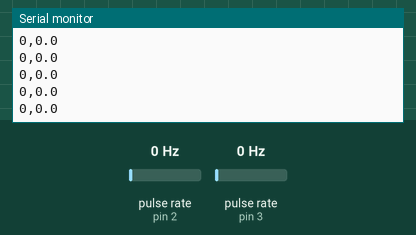
Recording of a sketch running on a simulated Arduino Uno, built with avr-gcc and run on an emulated ATmega328P. On the bench: the last lines printed to the serial monitor. Wiring (inferred from the names in the program): 2 × pulse sensor: data pin 2 / data pin 3. The inputs (shaded band) are chosen by the test bench; at power-on: pulse rate (sensors on pin 2, pin 3) 0 Hz.

Above: at 1.2 s.
1.3 s: pulse rate (sensor on pin 2) set to 4 Hz
At 2.3 s:
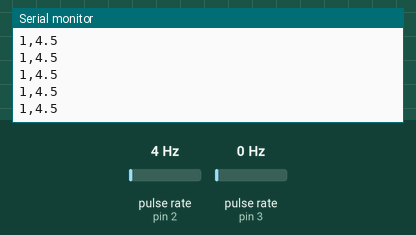
2.8 s: pulse rate (sensor on pin 3) set to 4 Hz
At 3.7 s:
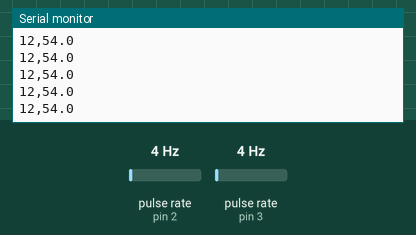
4.3 s: pulse rate (sensor on pin 3) set to 50 Hz
At 5.1 s:
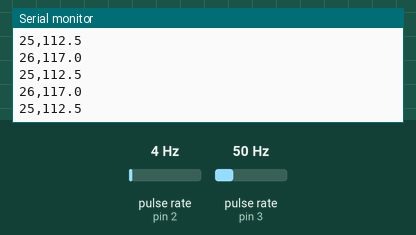
7.3 s: pulse rate (sensor on pin 2) set to 50 Hz
At 8.0 s:
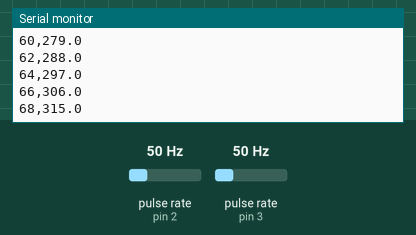
Timing chart, 0 to 9.8 s (numbered marks = the images above; inputs shaded):
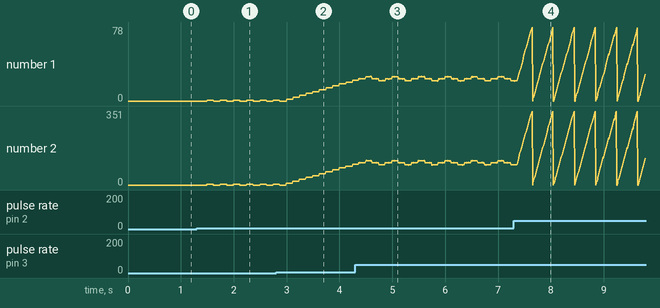

Measured:
- after the input at 1.3 s, the serial monitor: prints a new line after 0.19 s (image 1)
- after the input at 2.8 s, the serial monitor: prints a new line after 0.19 s (image 2)
- after the input at 4.3 s, the serial monitor: prints a new line after 0.08 s (image 3)
- after the input at 7.3 s, the serial monitor: prints a new line after 0.09 s (image 4)
- plotted number 1: 0 → 1 after the input at 1.3 s, 1 → 22 after the input at 2.8 s, 22 → 28 after the input at 7.3 s
- plotted number 2: 0 → 4.5 after the input at 1.3 s, 4.5 → 99 after the input at 2.8 s, 99 → 126 after the input at 7.3 s

The sketch:

encoder.ino
```cpp
// Based on:
//    http://bildr.org/2012/08/rotary-encoder-arduino/
//    https://www.arduino.cc/en/Reference/AttachInterrupt?setlang=it

// Declare some variables
int encoderPin1 = 2;
int encoderPin2 = 3;
int lastMSB = 0;
int lastLSB = 0;
long lastencoderValue = 0;
volatile int lastEncoded = 0;
volatile long encoderValue = 0;


void setup() {
  // Start up a serial port
  Serial.begin(9600);

  // declare input pins, turn pullup resistor on and call updateEncoder() when there is a change
  pinMode(encoderPin1, INPUT);
  pinMode(encoderPin2, INPUT);
  digitalWrite(encoderPin1, HIGH);
  digitalWrite(encoderPin2, HIGH);
  attachInterrupt(0, updateEncoder, CHANGE);
  attachInterrupt(1, updateEncoder, CHANGE);
}


void loop() {
  // 360/80 = 4.5 degrees per step... First step is "2" the rest are 4. Really its a half step
  Serial.print(encoderValue); Serial.print(",");
  Serial.println((float)encoderValue * (360.0 / 80.0),1);
}


void updateEncoder() {
  // Get data
  int MSB = digitalRead(encoderPin1);
  int LSB = digitalRead(encoderPin2);

  // Convert the 2 pin values to single number using bit shift and add to previous value
  int encoded = (MSB << 1) | LSB;
  int sum = (lastEncoded << 2) | encoded;

  // Calculate if there should be an increase or decrease in encoder value then store
  if (sum == 0b1101 || sum == 0b0100 || sum == 0b0010 || sum == 0b1011) encoderValue ++;
  if (sum == 0b1110 || sum == 0b0111 || sum == 0b0001 || sum == 0b1000) encoderValue --;
  lastEncoded = encoded;

  // Keep value bounded between [-80 and 80] --> one rotation
  if (encoderValue >= 80) {
    encoderValue -= 80;
  } else if (encoderValue <= -80) {
    encoderValue += 80;
  }
}
```
